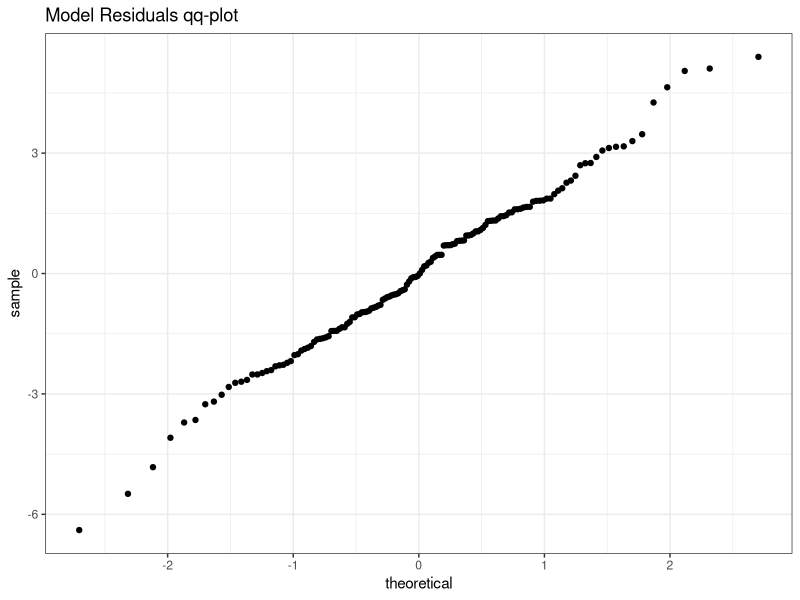
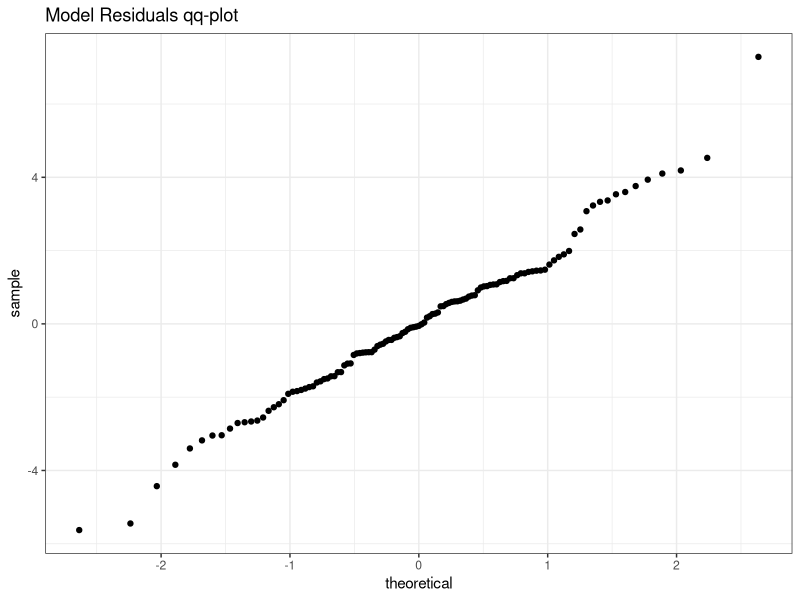
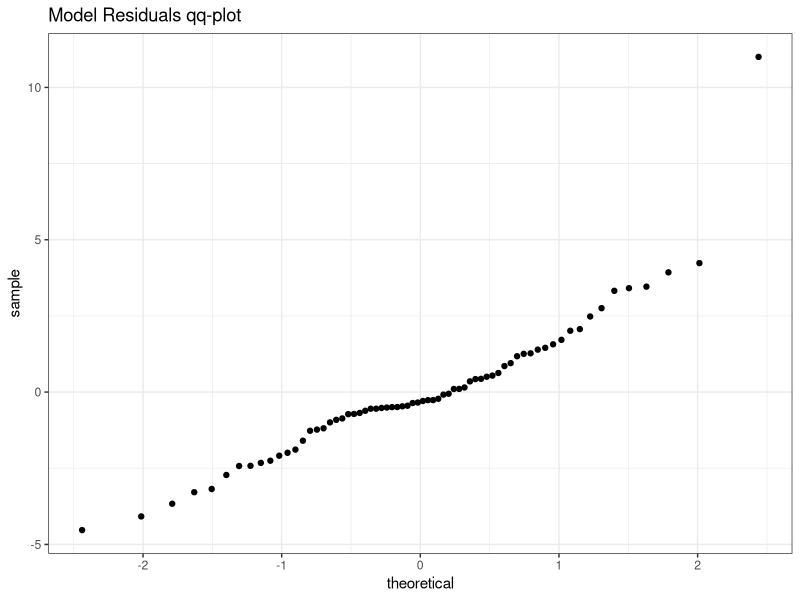
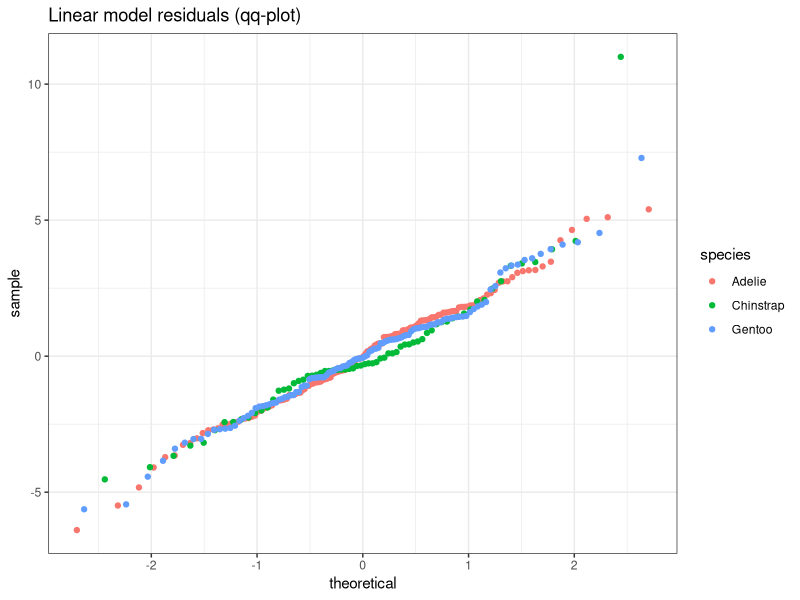

These figures' R source, in order:
## ---- chunk 1
#| include: false
ggplot2::theme_set(ggplot2::theme_bw())
## ---- chunk 2
#| warning: false
#| message: false
library(tidyverse)
library(palmerpenguins)

penguins_nested <- penguins %>% 
  select(contains("mm"), species, contains("mass"), sex) %>% 
  group_by(species) %>% 
  nest()

glimpse(penguins_nested)
## ---- chunk 3

penguins_nested_lm <- map(penguins_nested$data,
                          function(x){lm(bill_length_mm ~ ., data = x)})
## ---- chunk 4
summary(penguins_nested_lm[[1]])
## ---- chunk 5
penguins_nested_lm_tidy <- penguins_nested %>% 
  mutate(linear_model_res = map(data, 
                                function(x){
                                  lm(bill_length_mm ~ ., data = x) %>% 
                                    broom::tidy()
                                  })) %>% 
  unnest(linear_model_res)

penguins_nested_lm_tidy
## ---- chunk 6
penguins_nested_lm_tidy_wide <- penguins_nested_lm_tidy %>% 
  select(species, term, estimate, p.value) %>% 
  pivot_wider(id_cols = species, names_from = term, values_from = c(estimate, p.value))

penguins_nested_lm_tidy_wide
glimpse(penguins_nested_lm_tidy_wide)
## ---- chunk 7
plot_residuals <- function(lm_res){
  ggplot(tibble(resid = lm_res$residuals)) + 
    geom_qq(aes(sample = resid)) + 
    ggtitle("Model Residuals qq-plot")
}
## ---- chunk 8
#| fig-width: 4
#| fig-height: 4
penguins_nested_resid_plots <- map(penguins_nested_lm,
                                   plot_residuals)

penguins_nested_resid_plots
## ---- chunk 9
#| include: true
#| echo: false
penguins_nested_lm_residuals <- penguins_nested %>% 
  mutate(linear_model_res = map(data, 
                                function(x){
                                  tmp <- lm(bill_length_mm ~ ., data = x)
                                  tmp$residuals
                                  })) %>% 
  select(-data) %>% 
  unnest(linear_model_res) %>% 
  ggplot(aes(sample = linear_model_res, color = species)) + 
  geom_qq() + 
  ggtitle("Linear model residuals (qq-plot)")

penguins_nested_lm_residuals
